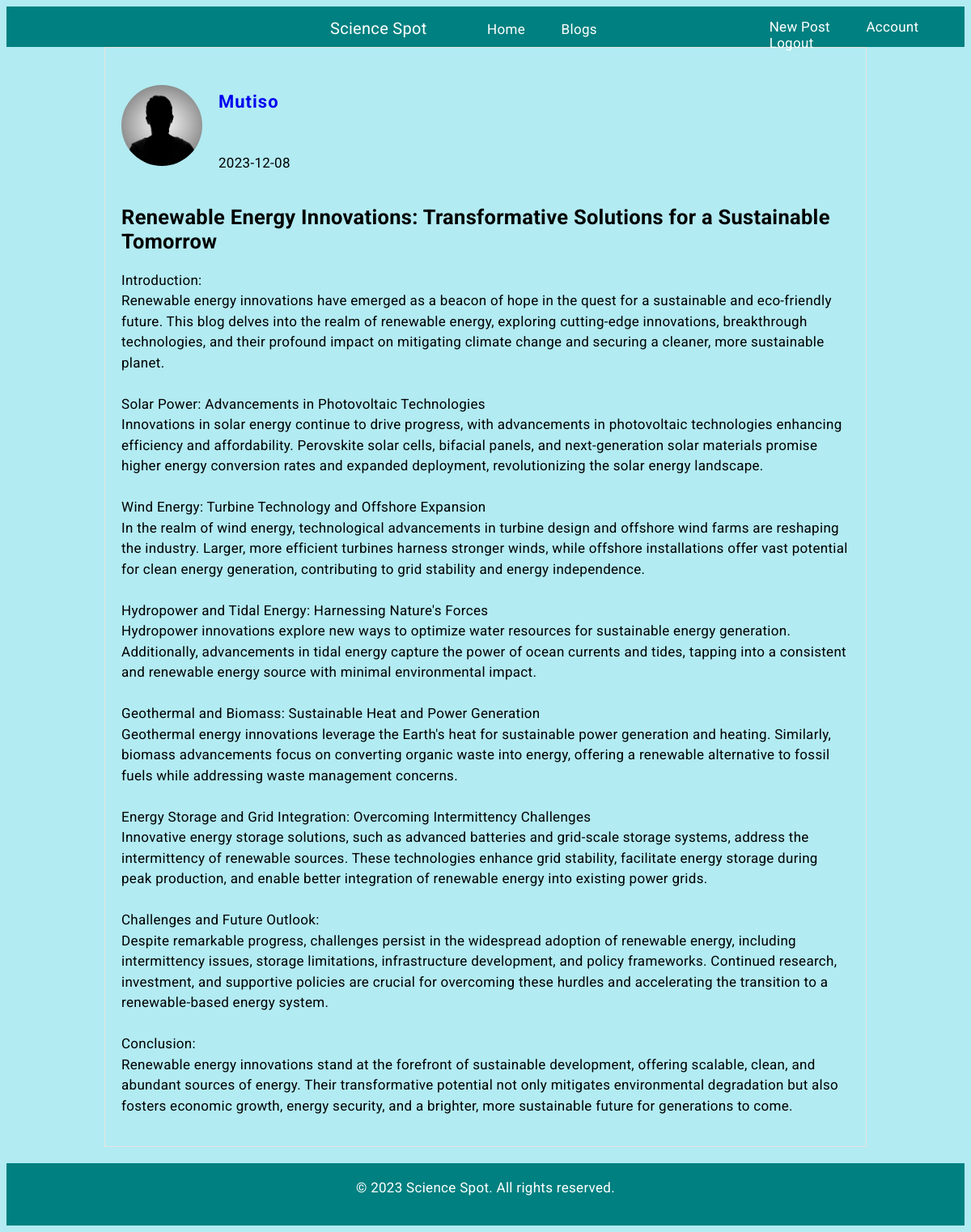
/post/5 (signed in), run on the app's committed database.
### flaskblog/models.py (models this page shows, shortened)
class User(db.Model, UserMixin):
    id = db.Column(db.Integer, primary_key=True)
    username = db.Column(db.String(20), unique=True, nullable=False)
    email = db.Column(db.String(120), unique=True, nullable=False)
    image_file = db.Column(db.String(20), nullable=False, default='default.jpg')
    password = db.Column(db.String(60), nullable=False)
    posts = db.relationship('Post', backref='author', lazy=True)
    """How ro represent our user model"""

class Post(db.Model):
    id = db.Column(db.Integer, primary_key=True)
    title = db.Column(db.String(100), nullable=False)
    date_posted = db.Column(db.DateTime, nullable=False, default=datetime.utcnow)
    content = db.Column(db.Text, nullable=False)
    user_id = db.Column(db.Integer, db.ForeignKey('user.id'), nullable=False)
    """How ro represent our post model"""

### flaskblog/routes.py (the view)
@app.route("/post/<int:post_id>")
@login_required
def post(post_id):
    post = Post.query.get_or_404(post_id)
    return render_template('post.html', title=post.title, post=post)

### flaskblog/models.py (called while the page is built)
@login_manager.user_loader
def load_user(user_id):
    return User.query.get(int(user_id))

### flaskblog/templates/post.html (shortened to what this page needs)
{% extends 'layout.html' %} {% block content %}
<div class="homedivpost">
  <div class="homedivdetails">
    <img class="accountimageclass" src="{{ url_for('static', filename='images/' + post.author.image_file) }}"/>
    <div class="user-details">
      <p><a href="{{ url_for('user_posts', username=post.author.username) }}">{{ post.author.username }}</a></p>
      <p>{{ post.date_posted.strftime('%Y-%m-%d') }}</p>
    </div>
  </div>
  <p><h2>{{ post.title }}</h2></p>
  <p>{{ post.content }}</p>
</div>
{% endblock %}

### flaskblog/static/navigation.css (style rules this page uses)
* { text-decoration: none; }

### flaskblog/static/style.css (style rules this page uses)
body { background: #B2EBF2; font-size: 17px; letter-spacing: 0.3px; font-family: roboto, sans-serif; }
.accountimageclass { border-radius: 50%; width: 100px; height: 100px; object-fit: cover; }
.homedivdetails { display: flex; align-items: center; }
.user-details { display: flex; flex-direction: column; margin-left: 20px; }
.user-details a { padding-top: 20px; text-decoration: none; font-weight: bold; font-size: 22px; letter-spacing: 1px; margin-bottom: 10px; }
.user-details > p { margin-top: 30px; }
.homedivpost { margin: auto; padding: 20px; width: 900px; height: 100%; border: 1px solid rgb(231, 226, 226); }
.homedivpost p { word-wrap: break-word; white-space: pre-line; line-height: 1.5; }

### data on the page
User: image_file (placeholder picture), author.username "Mutiso"
Post: date_posted "2023-12-08", title "Renewable Energy Innovations: Transformative Solutions for a Sustainable Tomorrow", content "Introduction: Renewable energy innovations have emerged as a beacon of hope in the quest for a sustainable and eco-friendly future. This blog delves into the realm of renewable energy, exploring cutting-edge innovations, breakthrough technologies, and their profound impact on mitigating climate change and securing a cleaner, more sustainable planet. Solar Power: Advancements in Photovoltaic Technologies Innovations in solar energy continue to drive progress, with advancements in photovoltaic technologies enhancing efficiency and affordability. Perovskite solar cells, bifacial panels, and next-generation solar materials promise higher energy conversion rates and expanded deployment,…"
